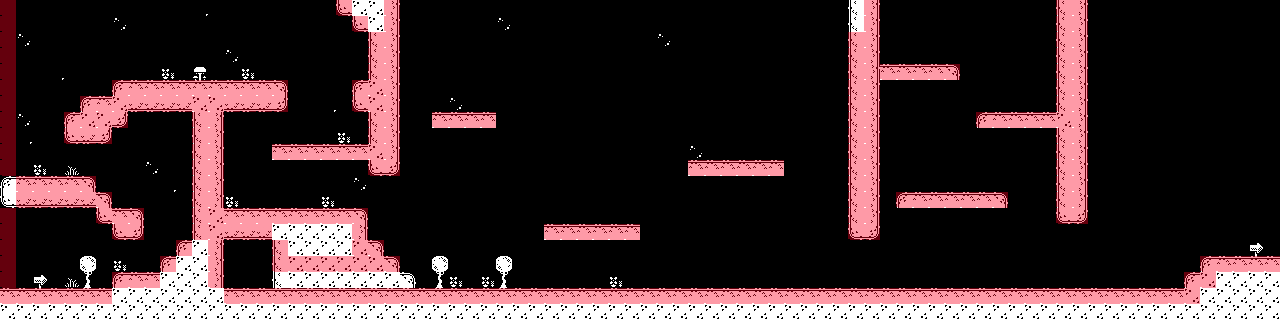

This game map was drawn from its Tiled (.tmx) file and the tilesets committed beside it. A one-line description and the trimmed map source follow:
An orthogonal 80x20 tile map with 16x16 px tiles, 2 tile layers (Capa de patrones 1, collisions), 2 tilesets.

<map version="1.4" tiledversion="1.4.2" orientation="orthogonal" renderorder="right-down" width="80" height="20" tilewidth="16" tileheight="16" infinite="0" nextlayerid="3" nextobjectid="1">
 <tileset firstgid="1" name="tileset" tilewidth="16" tileheight="16" tilecount="400" columns="20">
  <image source="tileset.png" width="320" height="320" />
 </tileset>
 <tileset firstgid="401" name="meta" tilewidth="16" tileheight="16" tilecount="32" columns="8">
  <image source="meta.png" width="128" height="64" />
 </tileset>
 <layer id="1" name="Capa de patrones 1" width="80" height="20">
  <properties>
   <property name="Nodraw" type="int" value="0" />
   <property name="Collisions" type="int" value="0" />
  </properties>
  <data>[1600 cells, 1600 non-empty, 18 distinct tile ids]</data>
 </layer>
 <layer id="2" name="collisions" width="80" height="20">
  <properties>
   <property name="Collisions" type="int" value="1" />
   <property name="Nodraw" type="int" value="1" />
  </properties>
  <data>[1600 cells, 305 non-empty, 1 distinct tile ids]</data>
 </layer>
</map>
